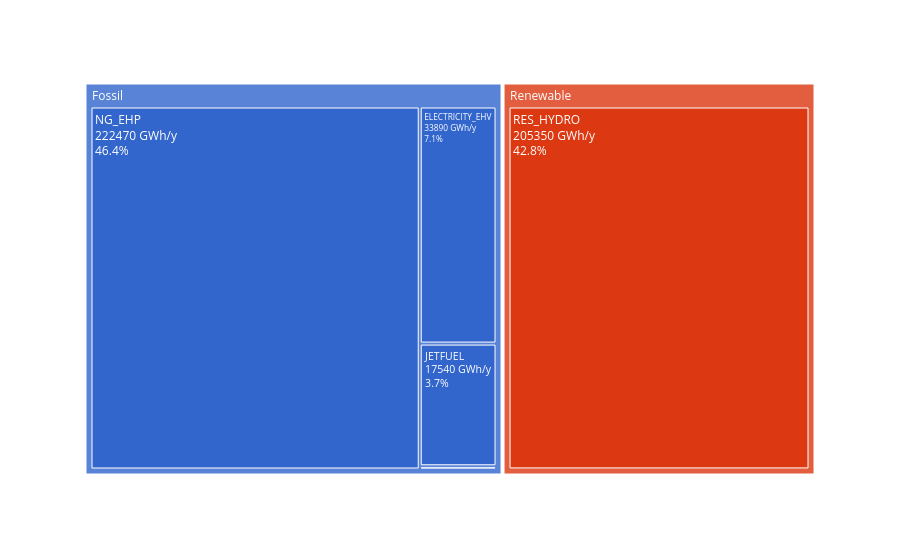

The notebook cell this image was saved under:
### Code cell
plot_resources_use(results)

### Figure 1 — Plotly figure (JSON) as saved in the notebook; plotly's stock layout.template omitted (floating-point values rounded to 4 significant figures)
{"data": [{"branchvalues": "total", "customdata": [["33890.0"], ["17540.0"], ["460.0"], ["222470.0"], ["205350.0"], ["50.0"], ["(?)"], ["(?)"]], "domain": {"x": [0.0, 1.0], "y": [0.0, 1.0]}, "hovertemplate": "labels=%{label}<br>value=%{value}<br>parent=%{parent}<br>id=%{id}<extra></extra>", "ids": ["Fossil/ELECTRICITY_EHV", "Fossil/JETFUEL", "Fossil/METHANOL", "Fossil/NG_EHP", "Renewable/RES_HYDRO", "Renewable/RES_SOLAR", "Fossil", "Renewable"], "labels": ["ELECTRICITY_EHV", "JETFUEL", "METHANOL", "NG_EHP", "RES_HYDRO", "RES_SOLAR", "Fossil", "Renewable"], "name": "", "parents": ["Fossil", "Fossil", "Fossil", "Fossil", "Renewable", "Renewable", "", ""], "textinfo": "label+value", "texttemplate": "%{label}<br>%{customdata[0]:.0f} GWh/y<br>%{percentRoot:.1%}", "type": "treemap", "values": [33890.0, 17540.0, 458.4, 222500.0, 205400.0, 48.01, 274400.0, 205400.0]}], "layout": {"legend": {"tracegroupgap": 0}, "margin": {"t": 60}, "treemapcolorway": ["#3366CC", "#DC3912", "#FF9900", "#109618", "#990099", "#0099C6", "#DD4477", "#66AA00", "#B82E2E", "#316395"]}}
